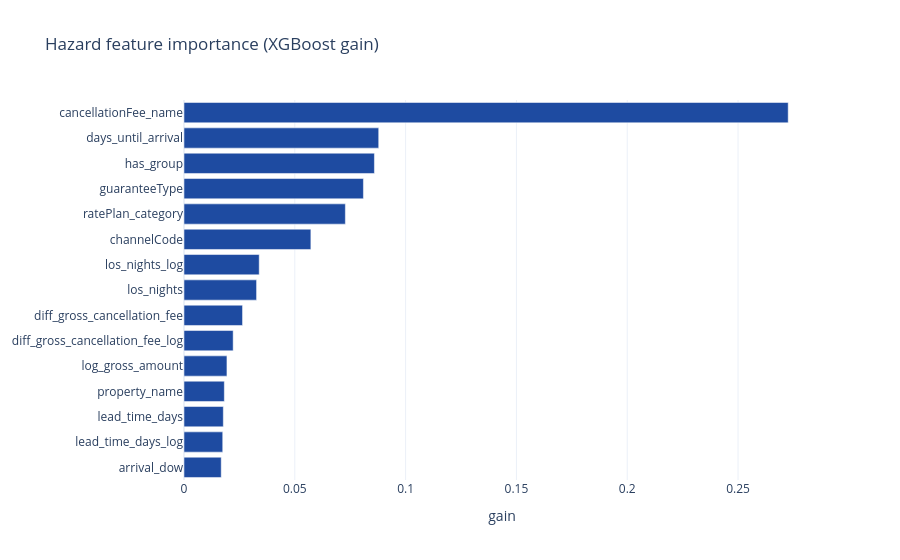
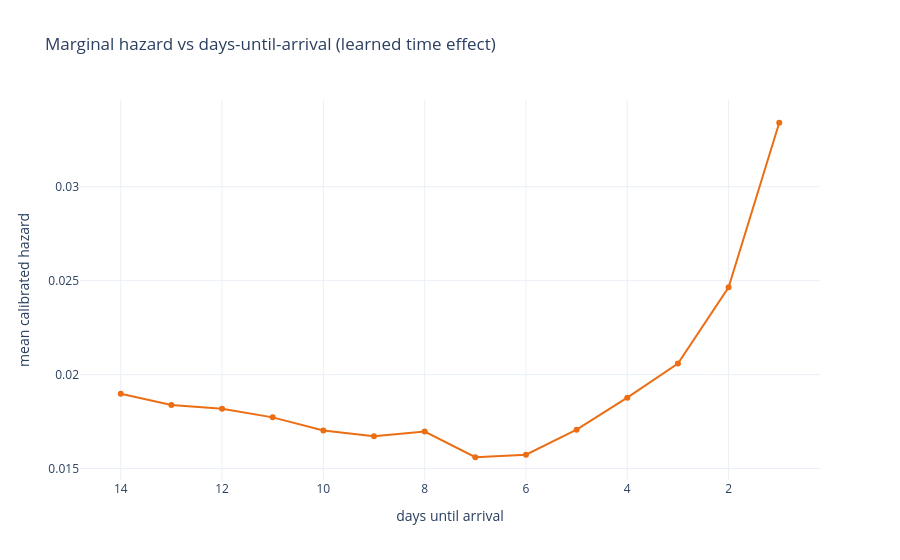

Notebook code for these charts, in order:
### Markdown cell above
## 8 - Explainability (XAI): what drives the hazard, and the time effect

Feature importance (XGBoost gain) plus the model's learned **marginal hazard vs
days-until-arrival** - the time signal a static model cannot represent.

### Code cell
# (1) Feature importance (gain). Order matches the training FEATS = num + [axis] + cat.
fnames = hz["num"] + ["days_until_arrival"] + hz["cat"]
imp = pd.DataFrame({"feature": fnames, "importance": hz["model"].feature_importances_}) \
        .sort_values("importance", ascending=False).head(15)
fig = go.Figure(go.Bar(x=imp["importance"][::-1], y=imp["feature"][::-1],
                       orientation="h", marker_color=BRAND["blue"]))
fig.update_layout(title="Hazard feature importance (XGBoost gain)", xaxis_title="gain")
fig.show()

# (2) Marginal effect of days-until-arrival on the calibrated hazard (partial dependence).
samp = clean.sample(n=min(4000, len(clean)), random_state=1)
ce_x = HZ.add_event_columns(samp)
pp_x, _ = HZ.build_person_period(ce_x, hz["num"], hz["cat"], cat_dtypes=hz["cat_dtypes"])
base = pp_x.drop_duplicates("src_idx").head(2000).copy()
FEATS = hz["num"] + [HZ.AXIS] + hz["cat"]; haz = HZ.hazard_fn(hz)
grid_d = list(range(1, 15))
pdp = [float(np.mean(haz(base.assign(**{HZ.AXIS: float(d)})[FEATS]))) for d in grid_d]
fig = go.Figure(go.Scatter(x=grid_d, y=pdp, mode="lines+markers", line=dict(color=BRAND["orange"])))
fig.update_layout(title="Marginal hazard vs days-until-arrival (learned time effect)",
                  xaxis_title="days until arrival", yaxis_title="mean calibrated hazard")
fig.update_xaxes(autorange="reversed"); fig.show()

### Figure 1 — Plotly figure (JSON) as saved in the notebook; plotly's stock layout.template omitted (floating-point values rounded to 4 significant figures)
{"data": [{"marker": {"color": "#1E4BA1"}, "orientation": "h", "type": "bar", "x": [0.0168, 0.01747, 0.01774, 0.0182, 0.01937, 0.02218, 0.02641, 0.03275, 0.03394, 0.05724, 0.07281, 0.08096, 0.08592, 0.08786, 0.2726], "y": ["arrival_dow", "lead_time_days_log", "lead_time_days", "property_name", "log_gross_amount", "diff_gross_cancellation_fee_log", "diff_gross_cancellation_fee", "los_nights", "los_nights_log", "channelCode", "ratePlan_category", "guaranteeType", "has_group", "days_until_arrival", "cancellationFee_name"]}], "layout": {"title": {"text": "Hazard feature importance (XGBoost gain)"}, "xaxis": {"title": {"text": "gain"}}}}

### Figure 2 — Plotly figure (JSON) as saved in the notebook; plotly's stock layout.template omitted (floating-point values rounded to 4 significant figures)
{"data": [{"line": {"color": "#EB6E14"}, "mode": "lines+markers", "type": "scatter", "x": [1, 2, 3, 4, 5, 6, 7, 8, 9, 10, 11, 12, 13, 14], "y": [0.0334, 0.02465, 0.02059, 0.01877, 0.01707, 0.01574, 0.0156, 0.01697, 0.01672, 0.01703, 0.01772, 0.01818, 0.01838, 0.01898]}], "layout": {"title": {"text": "Marginal hazard vs days-until-arrival (learned time effect)"}, "xaxis": {"autorange": "reversed", "title": {"text": "days until arrival"}}, "yaxis": {"title": {"text": "mean calibrated hazard"}}}}
